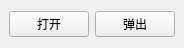
<?xml version="1.0" encoding="UTF-8"?>
<ui version="4.0">
 <class>MainWindow</class>
 <widget class="QMainWindow" name="MainWindow">
  <property name="windowModality">
   <enum>Qt::WindowModal</enum>
  </property>
  <property name="geometry">
   <rect>
    <x>0</x>
    <y>0</y>
    <width>157</width>
    <height>48</height>
   </rect>
  </property>
  <property name="windowTitle">
   <string>虚拟光驱</string>
  </property>
  <widget class="QWidget" name="centralwidget">
   <layout class="QHBoxLayout" name="horizontalLayout">
    <item>
     <widget class="QPushButton" name="btnOpen">
      <property name="toolTip">
       <string>加载ISO文件</string>
      </property>
      <property name="text">
       <string>打开</string>
      </property>
     </widget>
    </item>
    <item>
     <widget class="QPushButton" name="btnEject">
      <property name="toolTip">
       <string>弹出ISO文件</string>
      </property>
      <property name="text">
       <string>弹出</string>
      </property>
     </widget>
    </item>
   </layout>
  </widget>
 </widget>
 <resources/>
 <connections/>
</ui>
